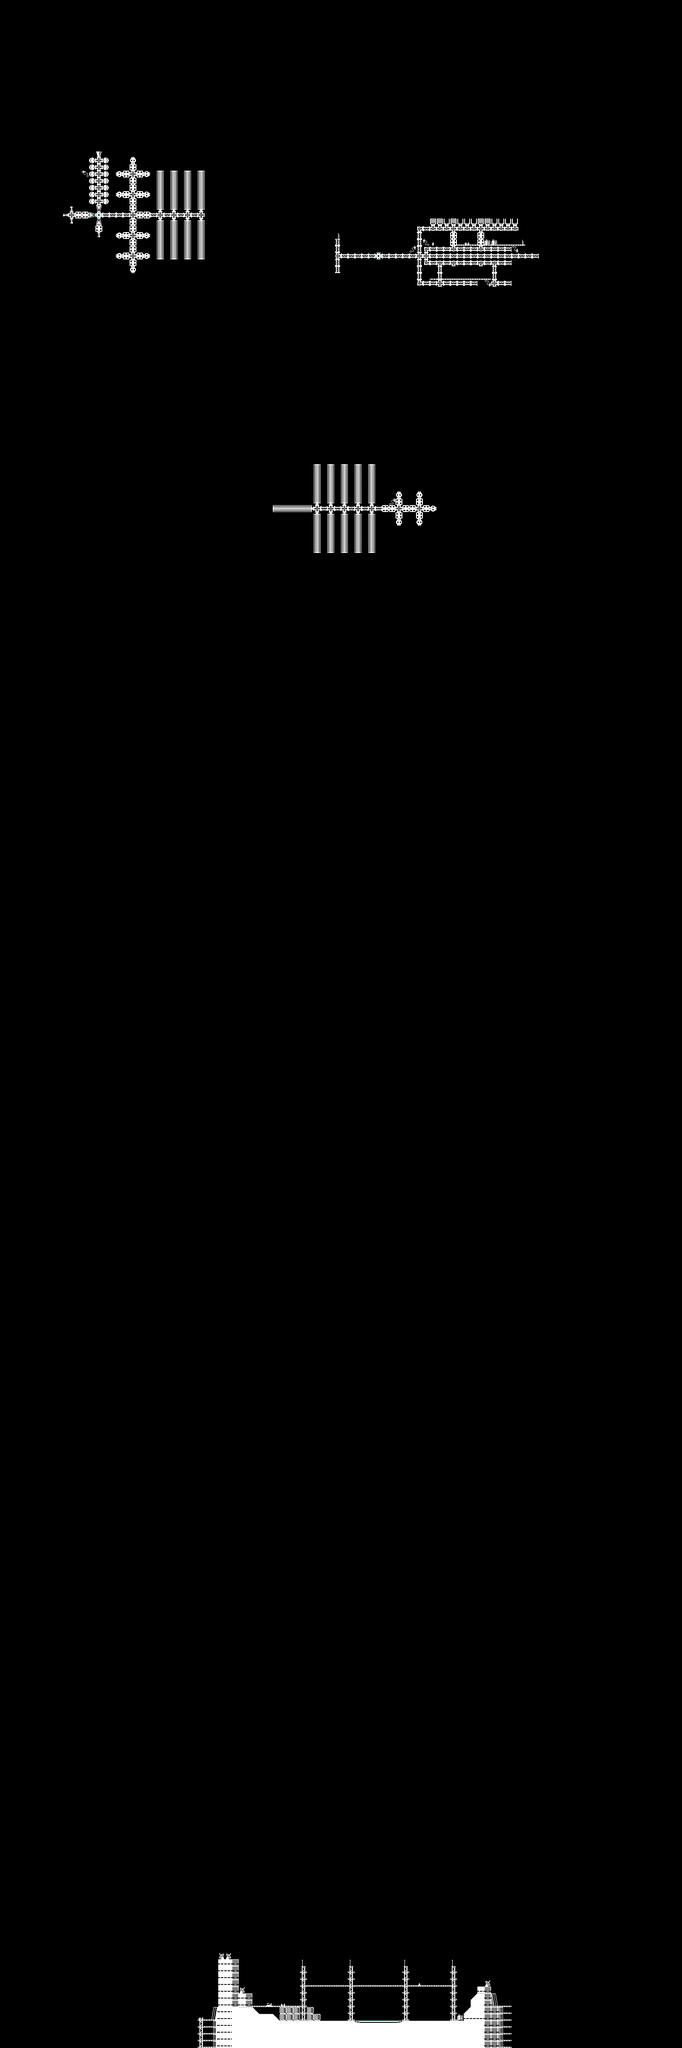

Below is a game level as drawn by its tile map, then a one-line description and the .tmx that defines it (tile-layer data replaced by summaries):
An orthogonal 100x300 tile map with 16x16 px tiles, 3 tile layers (background, collision, foreground).

<map version="1.4" tiledversion="1.4.2" orientation="orthogonal" renderorder="right-down" width="100" height="300" tilewidth="16" tileheight="16" infinite="0" nextlayerid="4" nextobjectid="1">
 <editorsettings>
  <export target="elevator.json" format="json" />
 </editorsettings>
 <tileset firstgid="1" name="tileset_extruded" tilewidth="16" tileheight="16" spacing="2" margin="1" tilecount="100" columns="10">
  <image source="tileset_extruded.png" width="180" height="180" />
 </tileset>
 <layer id="3" name="background" width="100" height="300">
  <data>[30000 cells, 55 non-empty, 8 distinct tile ids]</data>
 </layer>
 <layer id="1" name="collision" width="100" height="300">
  <data>[30000 cells, 578 non-empty, 32 distinct tile ids]</data>
 </layer>
 <layer id="2" name="foreground" width="100" height="300">
  <data>[30000 cells, 71 non-empty, 7 distinct tile ids]</data>
 </layer>
</map>
